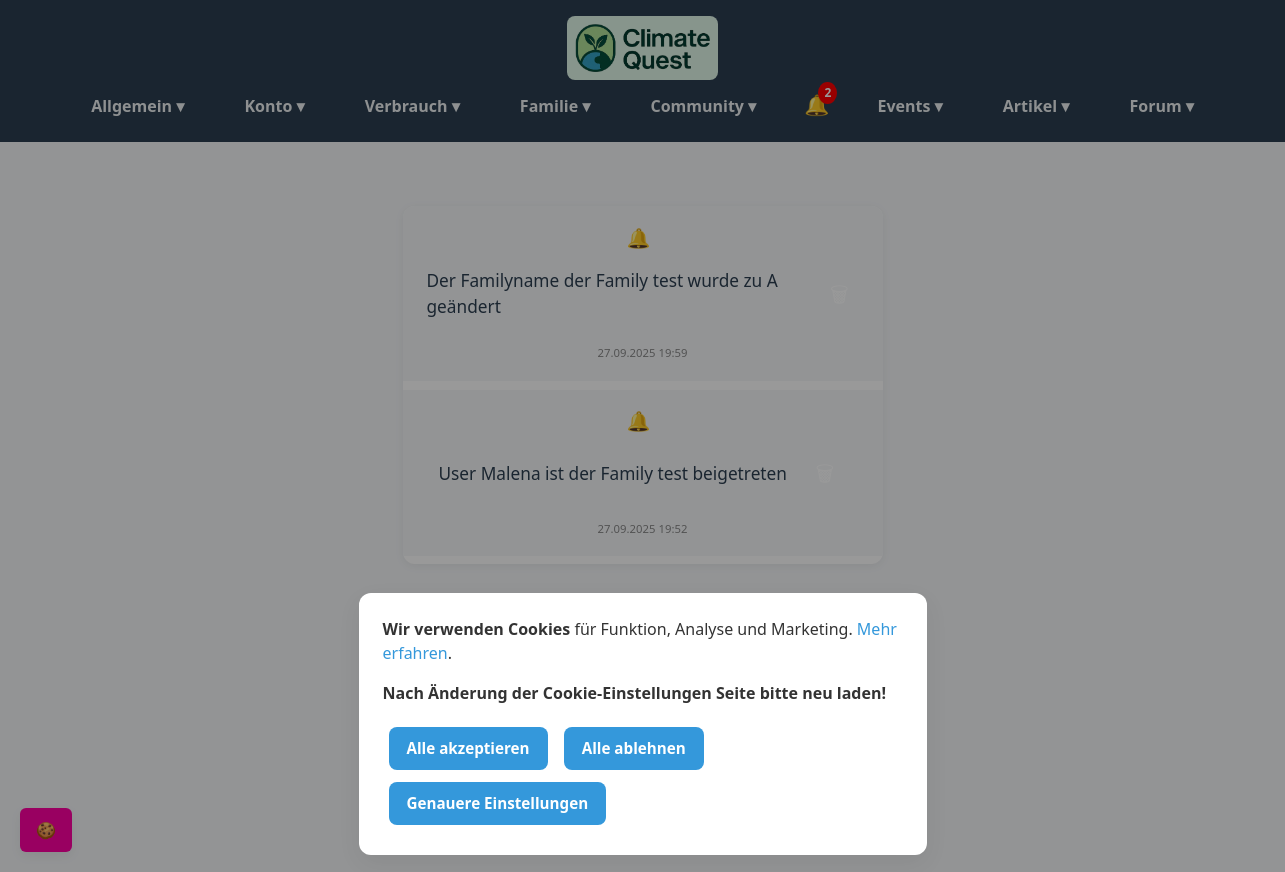
The app's page /benachrichtigungen/ (signed in), older data.
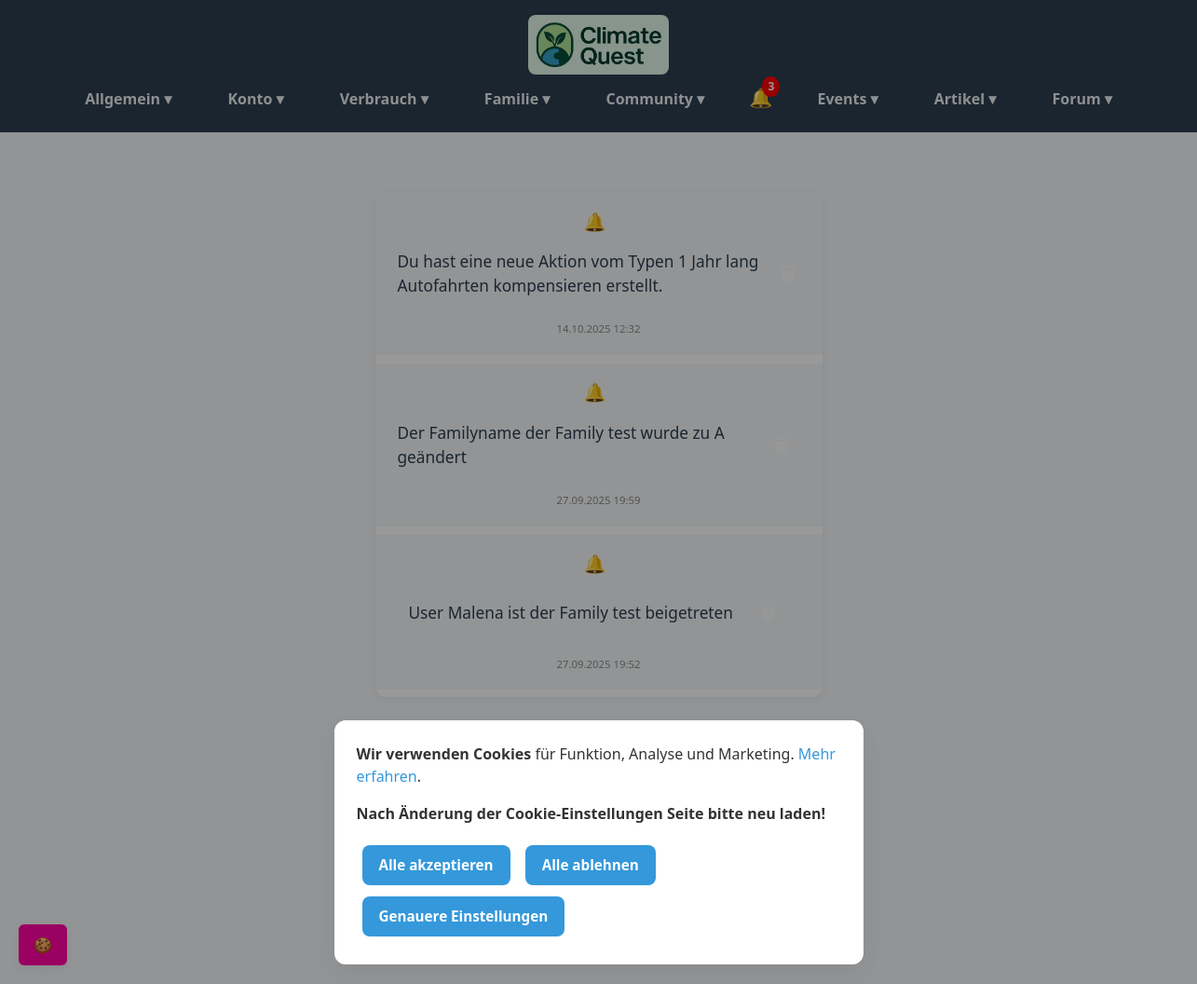
The same page, newer data.
### home/models.py (models this page shows, shortened)
class Benachrichtigung(models.Model):
    user = models.ForeignKey(User, on_delete=models.CASCADE)
    benachrichtigung = models.CharField(max_length=500)
    date = models.DateTimeField(default=timezone.now)

### home/views.py (the view)
# urls.py: path('benachrichtigungen/', benachrichtigungen_view, name='benachrichtigungen_view'),
@login_required
def benachrichtigungen_view(request):
    benachrichtigungen = Benachrichtigung.objects.filter(user=request.user).order_by('-date')
    return render(request, 'benachrichtigungen.html', {'benachrichtigungen': benachrichtigungen})

### core/templatetags/html_decode.py (called while the page is built)
@register.filter
def html_decode(value):
    if isinstance(value, str):
        return html.unescape(value)
    return value

### home/templates/benachrichtigungen.html (shortened to what this page needs)
{% extends 'base.html' %}
{% load static %}
{% load html_decode %}
{% block content %}
  {% if benachrichtigungen %}
    <ul class="benachrichtigungen-list" id="benachrichtigungen-list-id">
      {% for benachrichtigung in benachrichtigungen %}
        <li>
          <div class="benachrichtigung-inhalt">
            {{ benachrichtigung.benachrichtigung|html_decode }}
            <a href="{% url 'delete_benachrichtigung' benachrichtigung.id %}">&#x1F5D1;</a>
          </div>
          <div class="benachrichtigung-datum">
            <small>{{ benachrichtigung.date|date:'d.m.Y H:i' }}</small>
          </div>
        </li>
      {% endfor %}
    </ul>
  {% else %}
    <p>Du hast keine Benachrichtigungen</p>
  {% endif %}
{% endblock %}

### templates/base.html (shortened to what this page needs)
<!DOCTYPE html>
{% load static %}
<html lang="de">
<head>
    <link rel="stylesheet" href="{% static 'css/normalize.css' %}">
    <link rel="stylesheet" href="{% static 'css/style.css' %}">
</head>
<body>
<header id="header">
</header>
<main>
    {% block content %}{% endblock %}
</main>
<footer>
    <p id="innerWidth"></p>
    <p><a href="{% url 'aktionenTable' %}">Alle Aktionen</a></p>
    <p><a href="{% url 'nutzungsbedingungen' %}">Nutzungsbedingungen</a></p>
    <p><a href="{% static 'rechtliches/Impressum.pdf' %}" download>Impressum</a></p>
    <p><a href="{% static 'rechtliches/Datenschutz.pdf' %}" download>Datenschutz</a></p>
</footer>
</body>
</html>

### static/css/style.css (style rules this page uses)
:root { --color-bg: #f4f6f8; --color-bg-light: #f7fafd; --color-bg-dark: #e0f7e9; --color-text: #333; --color-text-light: #ecf0f1; --color-primary: #3498db; --color-primary-hover: #2980b9; --color-primary-light: #e3f0fa; --color-accent: #ff00a2; --color-white: #ffffff; --color-header-bg: #2c3e50; --color-header-text: #ecf0f1; --color-muted: #888; --color-error: #e74c3c; --color-success: #2ecc71; --color-shadow-light: rgba(0, 0, 0, 0.06); --shadow-md: 0 2px 10px var(--color-shadow-light); --color-green-dark: #176d3b; --color-blue-dark: #34495e; --color-border: #ccc; --color-border-green: #b2dfdb; --color-notification: red; --color-counters: #3a6b4f; --color-counters-bg: #f5f9f6; --color-own-cards: #176d3b; --color-description: #acacac43; --color-event-card-border-left-participant: #00ff88; --color-event-card-border-left-creator: #ff00ff; }
html { scroll-behavior: smooth; color: var(--color-text); }
body { font-family: 'Segoe UI', sans-serif; background-color: var(--color-bg); margin: 0; padding: 0; color: var(--color-text); transition: all 0.3s ease; }
header { background-color: var(--color-header-bg); color: var(--color-white); padding: 1rem; text-align: center; top: 0; }
a { transition: all 0.3s ease; }
footer { text-align: center; padding: 1rem; color: var(--color-muted); font-size: 0.9rem; margin-top: 2rem; }
a { color: var(--color-primary); cursor: pointer; }
main { padding: 2rem; }

### home/templates/benachrichtigungen.html (style rules this page uses)
.benachrichtigungen-list { max-width: 480px; margin: 2rem auto; padding: 0; background: var(--color-white); border-radius: 12px; box-shadow: var(--shadow-md); list-style: none; overflow: hidden; }
.benachrichtigungen-list li { display: flex; align-items: center; gap: 1rem; padding: 1.1rem 1.5rem; border-bottom: 1px solid var(--color-bg); font-size: 1.08rem; color: var(--color-header-bg); background: var(--color-bg); transition: background 0.2s; }
.benachrichtigungen-list li:last-child { border-bottom: none; }
.benachrichtigungen-list li a { display: inline-flex; align-items: center; justify-content: center; margin-left: auto; color: var(--color-white); border: none; border-radius: 50%; width: 2.1em; height: 2.1em; font-size: 1.2em; text-decoration: none; transition: background 0.2s, transform 0.15s; cursor: pointer; }
.benachrichtigungen-list li { display: flex; flex-direction: column; padding: 1.1rem 1.5rem; border-bottom: 1px solid var(--color-bg); font-size: 1.08rem; background: var(--color-bg); transition: background 0.2s; position: relative; }
.benachrichtigung-inhalt { display: flex; align-items: center; gap: 1rem; color: var(--color-header-bg); }
.benachrichtigungen-list li::before { content: "\1F514"; font-size: 1.2rem; color: var(--color-primary); margin-right: 0.5rem; }
.benachrichtigung-datum { margin-top: 6px; text-align: right; color: var(--color-muted); font-size: 0.85rem; }
.benachrichtigungen-list li a { margin-left: auto; color: var(--color-white); }

Row changes from the older to the newer data that the page shows:
added Benachrichtigung: benachrichtigung|html_decode "Du hast eine neue Aktion vom Typen 1 Jahr lang Autofahrten kompensieren erstellt.", date "14.10.2025 12:32"
Text that changed along with them:
text written by a page script: "Allgemein ▾ Konto ▾ Verbrauch ▾ Familie ▾ Community ▾ 🔔 2 Events ▾ Artikel ▾ Forum ▾" → "Allgemein ▾ Konto ▾ Verbrauch ▾ Familie ▾ Community ▾ 🔔 3 Events ▾ Artikel ▾ Forum ▾"
